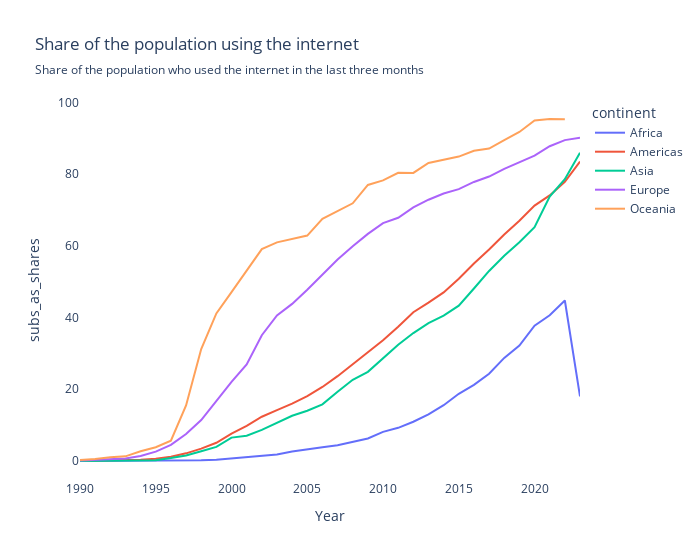

The notebook cell saved with this chart:
### Code cell
fig = px.line(df_post_90, x="Year", y="subs_as_shares", color="continent", 
              title= "Share of the population using the internet",
              subtitle="Share of the population who used the internet in the last three months"
              )

fig.update_traces(marker=dict(symbol="circle", size=10))

fig.update_layout(plot_bgcolor="white", width=700,)


fig.show()

### Figure 1 — Plotly figure (JSON) as saved in the notebook; plotly's stock layout.template omitted (floating-point values rounded to 4 significant figures)
{"data": [{"hovertemplate": "continent=Africa<br>Year=%{x}<br>subs_as_shares=%{y}<extra></extra>", "legendgroup": "Africa", "line": {"color": "#636efa", "dash": "solid"}, "marker": {"size": 10, "symbol": "circle"}, "mode": "lines", "name": "Africa", "orientation": "v", "showlegend": true, "type": "scatter", "x": [1990, 1991, 1992, 1993, 1994, 1995, 1996, 1997, 1998, 1999, 2000, 2001, 2002, 2003, 2004, 2005, 2006, 2007, 2008, 2009, 2010, 2011, 2012, 2013, 2014, 2015, 2016, 2017, 2018, 2019, 2020, 2021, 2022, 2023], "xaxis": "x", "y": [0.0, 0.0002767, 0.0008098, 0.00239, 0.005618, 0.01756, 0.03875, 0.07482, 0.1885, 0.3652, 0.7234, 0.9776, 1.338, 1.801, 2.624, 3.119, 3.819, 4.368, 5.325, 6.272, 8.131, 9.25, 10.95, 13.03, 15.56, 18.73, 21.23, 24.31, 28.74, 32.18, 37.74, 40.62, 44.75, 18.0], "yaxis": "y"}, {"hovertemplate": "continent=Americas<br>Year=%{x}<br>subs_as_shares=%{y}<extra></extra>", "legendgroup": "Americas", "line": {"color": "#EF553B", "dash": "solid"}, "marker": {"size": 10, "symbol": "circle"}, "mode": "lines", "name": "Americas", "orientation": "v", "showlegend": true, "type": "scatter", "x": [1990, 1991, 1992, 1993, 1994, 1995, 1996, 1997, 1998, 1999, 2000, 2001, 2002, 2003, 2004, 2005, 2006, 2007, 2008, 2009, 2010, 2011, 2012, 2013, 2014, 2015, 2016, 2017, 2018, 2019, 2020, 2021, 2022, 2023], "xaxis": "x", "y": [0.04583, 0.06971, 0.1091, 0.15, 0.3256, 0.6308, 1.212, 2.135, 3.464, 5.086, 7.641, 9.819, 12.35, 14.17, 15.98, 18.08, 20.65, 23.65, 27.03, 30.43, 33.65, 37.45, 41.47, 44.15, 47.0, 50.82, 55.07, 58.97, 63.15, 67.0, 71.22, 74.06, 77.84, 83.51], "yaxis": "y"}, {"hovertemplate": "continent=Asia<br>Year=%{x}<br>subs_as_shares=%{y}<extra></extra>", "legendgroup": "Asia", "line": {"color": "#00cc96", "dash": "solid"}, "marker": {"size": 10, "symbol": "circle"}, "mode": "lines", "name": "Asia", "orientation": "v", "showlegend": true, "type": "scatter", "x": [1990, 1991, 1992, 1993, 1994, 1995, 1996, 1997, 1998, 1999, 2000, 2001, 2002, 2003, 2004, 2005, 2006, 2007, 2008, 2009, 2010, 2011, 2012, 2013, 2014, 2015, 2016, 2017, 2018, 2019, 2020, 2021, 2022, 2023], "xaxis": "x", "y": [0.004854, 0.01543, 0.0326, 0.06274, 0.1059, 0.2363, 0.8199, 1.529, 2.701, 3.949, 6.519, 7.065, 8.661, 10.73, 12.63, 14.02, 15.79, 19.3, 22.65, 24.86, 28.55, 32.43, 35.67, 38.45, 40.54, 43.3, 48.09, 52.99, 57.24, 60.99, 65.17, 73.71, 78.59, 85.98], "yaxis": "y"}, {"hovertemplate": "continent=Europe<br>Year=%{x}<br>subs_as_shares=%{y}<extra></extra>", "legendgroup": "Europe", "line": {"color": "#ab63fa", "dash": "solid"}, "marker": {"size": 10, "symbol": "circle"}, "mode": "lines", "name": "Europe", "orientation": "v", "showlegend": true, "type": "scatter", "x": [1990, 1991, 1992, 1993, 1994, 1995, 1996, 1997, 1998, 1999, 2000, 2001, 2002, 2003, 2004, 2005, 2006, 2007, 2008, 2009, 2010, 2011, 2012, 2013, 2014, 2015, 2016, 2017, 2018, 2019, 2020, 2021, 2022, 2023], "xaxis": "x", "y": [0.1211, 0.2883, 0.5013, 0.731, 1.384, 2.616, 4.49, 7.539, 11.43, 16.82, 22.09, 26.93, 35.08, 40.57, 43.81, 47.73, 52.03, 56.19, 59.9, 63.34, 66.33, 67.83, 70.7, 72.85, 74.59, 75.82, 77.81, 79.32, 81.45, 83.31, 85.15, 87.78, 89.47, 90.12], "yaxis": "y"}, {"hovertemplate": "continent=Oceania<br>Year=%{x}<br>subs_as_shares=%{y}<extra></extra>", "legendgroup": "Oceania", "line": {"color": "#FFA15A", "dash": "solid"}, "marker": {"size": 10, "symbol": "circle"}, "mode": "lines", "name": "Oceania", "orientation": "v", "showlegend": true, "type": "scatter", "x": [1990, 1991, 1992, 1993, 1994, 1995, 1996, 1997, 1998, 1999, 2000, 2001, 2002, 2003, 2004, 2005, 2006, 2007, 2008, 2009, 2010, 2011, 2012, 2013, 2014, 2015, 2016, 2017, 2018, 2019, 2020, 2021, 2022], "xaxis": "x", "y": [0.2925, 0.5486, 1.027, 1.303, 2.7, 3.822, 5.659, 15.49, 31.22, 41.14, 47.07, 52.97, 59.08, 60.96, 61.85, 62.86, 67.5, 69.61, 71.85, 76.98, 78.23, 80.36, 80.32, 83.12, 84.0, 84.88, 86.52, 87.12, 89.5, 91.74, 94.96, 95.36, 95.3], "yaxis": "y"}], "layout": {"legend": {"title": {"text": "continent"}, "tracegroupgap": 0}, "plot_bgcolor": "white", "title": {"subtitle": {"text": "Share of the population who used the internet in the last three months"}, "text": "Share of the population using the internet"}, "width": 700, "xaxis": {"anchor": "y", "domain": [0, 1], "title": {"text": "Year"}}, "yaxis": {"anchor": "x", "domain": [0, 1], "title": {"text": "subs_as_shares"}}}}
